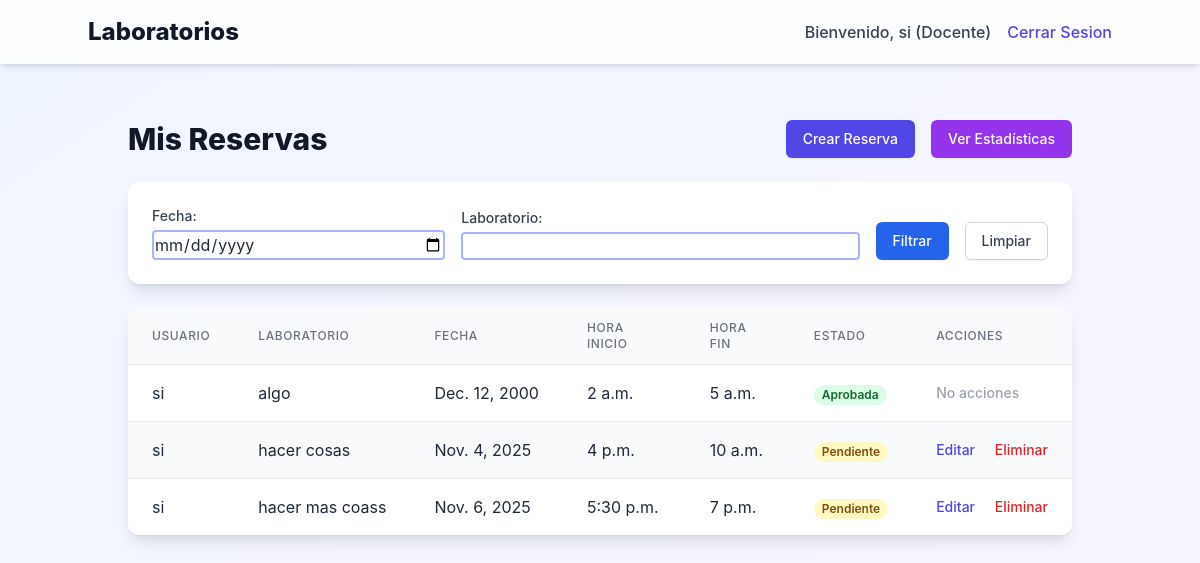
The page /management/ (signed in) on the database its author committed.
### autentication_enmanuel_sergio/models.py (models this page shows, shortened)
class Profile(models.Model):
    ROLES = [
        ('docente', 'Docente'),
        ('administrador', 'Administrador'),
    ]
    user = models.OneToOneField(User, on_delete=models.CASCADE)
    role = models.CharField(max_length=20, choices=ROLES, default='docente')

### management_enmanuel_sergio/models.py (models this page shows, shortened)
class Reserva(models.Model):
    ESTADO_CHOICES = [
        ('pendiente', 'Pendiente'),
        ('aprobada', 'Aprobada'),
        ('rechazada', 'Rechazada'),
    ]
    usuario = models.ForeignKey(User, on_delete=models.CASCADE)
    laboratorio = models.CharField(max_length=100)
    fecha = models.DateField()
    hora_inicio = models.TimeField()
    hora_fin = models.TimeField()
    estado = models.CharField(max_length=20, choices=ESTADO_CHOICES, default='pendiente')
    motivo = models.TextField()
    fecha_creacion = models.DateTimeField(auto_now_add=True)

### management_enmanuel_sergio/views.py (the view)
# urls.py: path('', ReservaListView.as_view(), name='reserva_list'),
class ReservaListView(LoginRequiredMixin, ListView):
    model = Reserva
    template_name = 'management/reserva_list.html'
    def get_queryset(self):
        queryset = Reserva.objects.filter(usuario=self.request.user)
        fecha = self.request.GET.get('fecha')
        laboratorio = self.request.GET.get('laboratorio')
        if fecha:
            queryset = queryset.filter(fecha=fecha)
        if laboratorio:
            queryset = queryset.filter(laboratorio__icontains=laboratorio)
        return queryset

### templates/management/reserva_list.html (shortened to what this page needs)
{% extends 'base.html' %}
{% block content %}
<div class="container mx-auto px-4 py-8">
    <div class="flex justify-between items-center mb-6">
        <h2 class="text-3xl font-extrabold text-gray-900">Mis Reservas</h2>
        <div class="flex space-x-4">
            <a href="{% url 'management:reserva_create' %}" class="inline-flex items-center px-4 py-2 border border-transparent rounded-md shadow-sm text-sm font-medium text-white bg-indigo-600 hover:bg-indigo-700 focus:outline-none focus:ring-2 focus:ring-offset-2 focus:ring-indigo-500">
                Crear Reserva
            </a>
            <a href="{% url 'visualization:reserva_statistics' %}" class="inline-flex items-center px-4 py-2 border border-transparent rounded-md shadow-sm text-sm font-medium text-white bg-purple-600 hover:bg-purple-700 focus:outline-none focus:ring-2 focus:ring-offset-2 focus:ring-purple-500">
                Ver Estadísticas
            </a>
        </div>
    </div>
    <form method="get" class="bg-white shadow-lg rounded-xl p-6 mb-6 flex flex-wrap items-end space-x-4">
        <div class="flex-grow">
            <label for="fecha" class="block text-sm font-medium text-gray-700">Fecha:</label>
            <input type="date" name="fecha" id="fecha" value="{{ request.GET.fecha }}" class="mt-1 block w-full border-2 border-indigo-300 rounded">
        </div>
        <div class="flex-grow">
            <label for="laboratorio" class="block text-sm font-medium text-gray-700">Laboratorio:</label>
            <input type="text" name="laboratorio" id="laboratorio" value="{{ request.GET.laboratorio }}" class="mt-1 block w-full border-2 border-indigo-300 rounded">
        </div>
        <div>
            <button type="submit" class="inline-flex items-center px-4 py-2 border border-transparent rounded-md shadow-sm text-sm font-medium text-white bg-blue-600 hover:bg-blue-700 focus:outline-none focus:ring-2 focus:ring-offset-2 focus:ring-blue-500">
                Filtrar
            </button>
        </div>
        <div>
            <a href="{% url 'management:reserva_list' %}" class="inline-flex items-center px-4 py-2 border border-gray-300 rounded-md shadow-sm text-sm font-medium text-gray-700 bg-white hover:bg-gray-50 focus:outline-none focus:ring-2 focus:ring-offset-2 focus:ring-indigo-500">
                Limpiar
            </a>
        </div>
    </form>
    <div class="bg-white shadow-lg rounded-xl overflow-hidden">
        <table class="min-w-full divide-y divide-gray-200">
            <thead class="bg-gray-50">
                <tr>
                    <th scope="col" class="px-6 py-3 text-left text-xs font-medium text-gray-500 uppercase tracking-wider">Usuario</th>
                    <th scope="col" class="px-6 py-3 text-left text-xs font-medium text-gray-500 uppercase tracking-wider">Laboratorio</th>
                    <th scope="col" class="px-6 py-3 text-left text-xs font-medium text-gray-500 uppercase tracking-wider">Fecha</th>
                    <th scope="col" class="px-6 py-3 text-left text-xs font-medium text-gray-500 uppercase tracking-wider">Hora Inicio</th>
                    <th scope="col" class="px-6 py-3 text-left text-xs font-medium text-gray-500 uppercase tracking-wider">Hora Fin</th>
                    <th scope="col" class="px-6 py-3 text-left text-xs font-medium text-gray-500 uppercase tracking-wider">Estado</th>
                    <th scope="col" class="px-6 py-3 text-left text-xs font-medium text-gray-500 uppercase tracking-wider">Acciones</th>
                </tr>
            </thead>
            <tbody class="bg-white divide-y divide-gray-200">
                {% for reserva in object_list %}
                    <tr class="{% cycle 'bg-white' 'bg-gray-50' %}">
                        <td class="px-6 py-4 whitespace-nowrap">{{ reserva.usuario.username }}</td>
                        <td class="px-6 py-4 whitespace-nowrap">{{ reserva.laboratorio }}</td>
                        <td class="px-6 py-4 whitespace-nowrap">{{ reserva.fecha }}</td>
                        <td class="px-6 py-4 whitespace-nowrap">{{ reserva.hora_inicio }}</td>
                        <td class="px-6 py-4 whitespace-nowrap">{{ reserva.hora_fin }}</td>
                        <td class="px-6 py-4 whitespace-nowrap">
                            <span class="px-2 inline-flex text-xs leading-5 font-semibold rounded-full {% if reserva.estado == 'aprobada' %}bg-green-100 text-green-800{% elif reserva.estado == 'rechazada' %}bg-red-100 text-red-800{% else %}bg-yellow-100 text-yellow-800{% endif %}">
                                {{ reserva.get_estado_display }}
                            </span>
                        </td>
                        <td class="px-6 py-4 whitespace-nowrap text-sm font-medium">
                            {% if reserva.estado == 'pendiente' %}
                                <a href="{% url 'management:reserva_update' reserva.pk %}" class="text-indigo-600 hover:text-indigo-900">Editar</a>
                                <a href="{% url 'management:reserva_delete' reserva.pk %}" class="text-red-600 hover:text-red-900 ml-4">Eliminar</a>
                            {% else %}
                                <span class="text-gray-400">No acciones</span>
                            {% endif %}
                        </td>
                    </tr>
                {% empty %}
                    <tr>
                        <td colspan="7" class="px-6 py-4 whitespace-nowrap text-center text-gray-500">No hay reservas disponibles.</td>
                    </tr>
                {% endfor %}
            </tbody>
        </table>
    </div>
</div>
{% endblock %}

### templates/base.html (shortened to what this page needs)
<!DOCTYPE html>
<html lang="en">
<head>
    <script src="https://cdn.tailwindcss.com"></script>
</head>
<body class="bg-gradient-to-br from-blue-50 to-purple-50 min-h-screen text-gray-800">
    <nav class="bg-white bg-opacity-80 backdrop-filter backdrop-blur-lg shadow-md p-4 sticky top-0 z-50">
        <div class="container mx-auto flex justify-between items-center">
            <a href="{% url 'autentication_enmanuel_sergio:home' %}" class="text-2xl font-extrabold text-gray-900">Laboratorios</a>
            <div class="flex items-center space-x-4">
                {% if user.is_authenticated %}
                    <span class="text-gray-700 font-medium">Bienvenido, {{ user.username }} ({{ user.profile.get_role_display }})</span>
                    <form action="{% url 'autentication_enmanuel_sergio:logout' %}" method="post" class="inline">
                        <button type="submit" class="text-indigo-600 hover:text-indigo-800 font-medium focus:outline-none">Cerrar Sesion</button>
                    </form>
                {% endif %}
            </div>
        </div>
    </nav>
    <main class="container mx-auto p-6">
        {% block content %}{% endblock %}
    </main>
</body>
</html>

### templates/base.html (style rules this page uses)
body { font-family: 'Inter', sans-serif; }
input[type="text"], input[type="email"], input[type="password"], input[type="date"], input[type="time"], textarea, select { @apply appearance-none block w-full px-3 py-2 border border-gray-300 rounded-md shadow-sm placeholder-gray-400 focus:outline-none focus:ring-2 focus:ring-indigo-500 focus:border-indigo-500 sm:text-sm; }

### rows shown on the page
Reserva: usuario.username "si", laboratorio "algo", fecha "Dec. 12, 2000", hora_inicio "2 a.m.", hora_fin "5 a.m.", estado "Aprobada", shows "No acciones"
Reserva: usuario.username "si", laboratorio "hacer cosas", fecha "Nov. 4, 2025", hora_inicio "4 p.m.", hora_fin "10 a.m.", estado "Pendiente", shows "Editar"
Reserva: usuario.username "si", laboratorio "hacer mas coass", fecha "Nov. 6, 2025", hora_inicio "5:30 p.m.", hora_fin "7 p.m.", estado "Pendiente", shows "Editar"

### other values the page prints
{{ user.username }} "si"
{{ user.profile.get_role_display }} "Docente"
